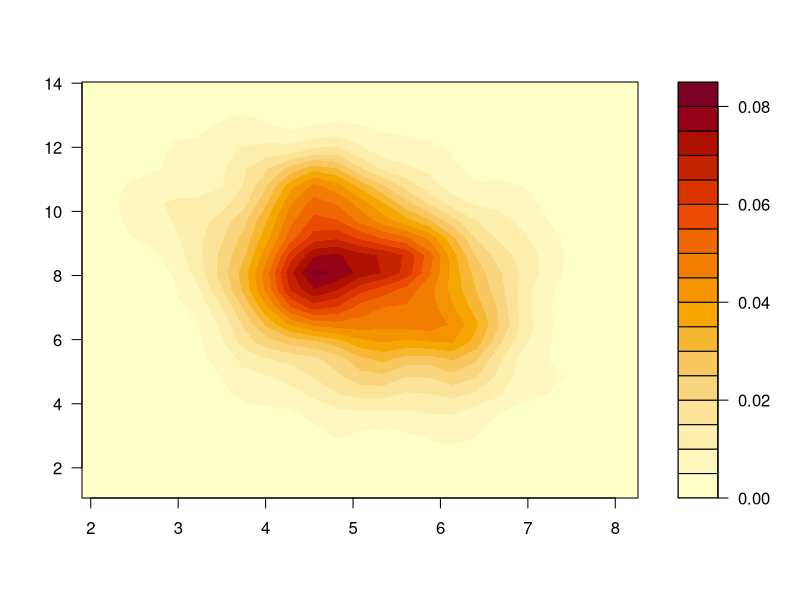
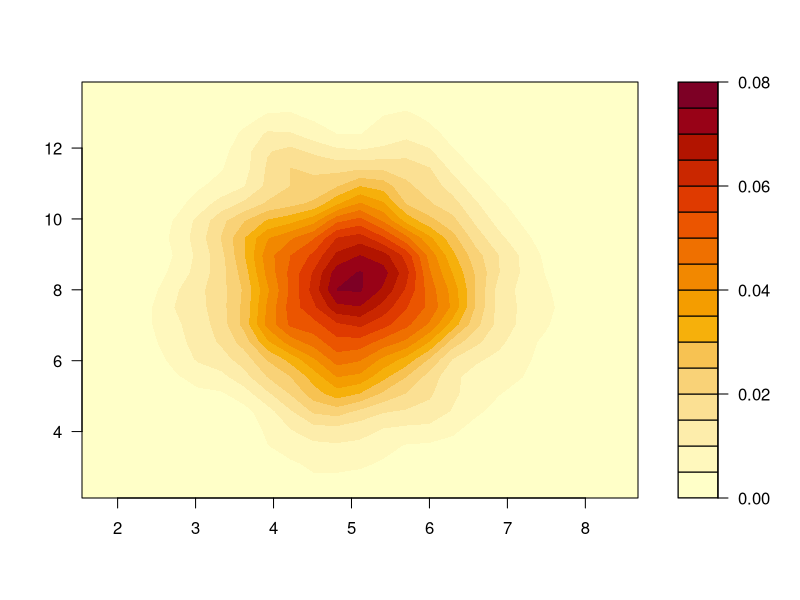
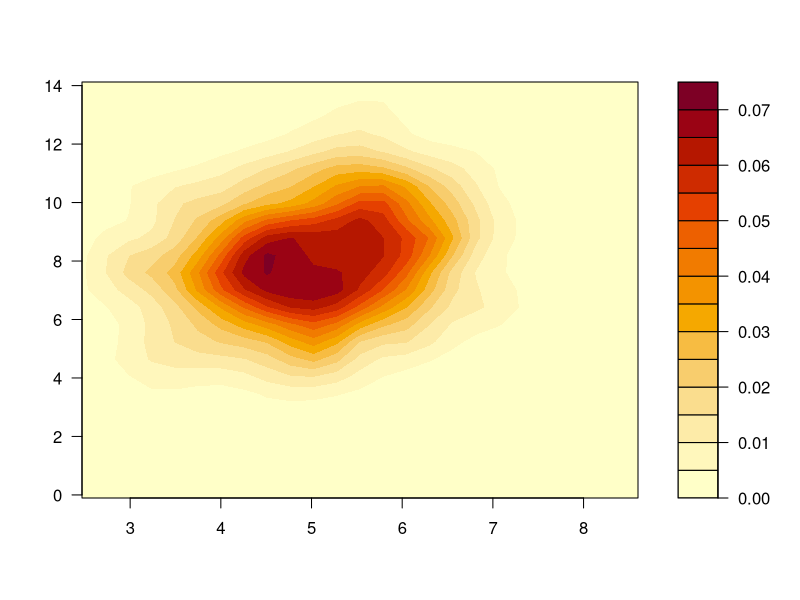

Reproduce these figures in R, in order.
library(MASS)	
x2<-c()
count<-1000
a<- c(-0.25,0,0.25)
for(i in a){
	sigma<-matrix(c(1,2*i,2*i,4),nrow=2)
	mean<-matrix(c(5,8),nrow=2)
	z1<-rnorm(count)
	z2<-rnorm(count)
	x1<-mean[1,1]+(sigma[1,1]^.5)*z1
	x2<-mean[2,1]+(i*sigma[2,2]^.5)*z1+(((1-(i^2))^.5)*(sigma[2,2]^.5))*z2
	mean_final<-matrix(c(mean(x1),mean(x2)),nrow=2)
	sigma_final<-matrix(c(var(x1),cov(x1,x2),cov(x1,x2),var(x2)),nrow=2)
	cat("\nMean Matrix is: \n")
	cat(mean_final[1,],"\n")
	cat(mean_final[2,],"\n")
	cat("\nSigma Matrix is: \n")
	cat(sigma_final[1,],"\n")
	cat(sigma_final[2,],"\n")	
	z<-kde2d(x1,x2)
	png(paste("question1-a=",toString(i),".png",sep=""))
	filled.contour(z)	
}
